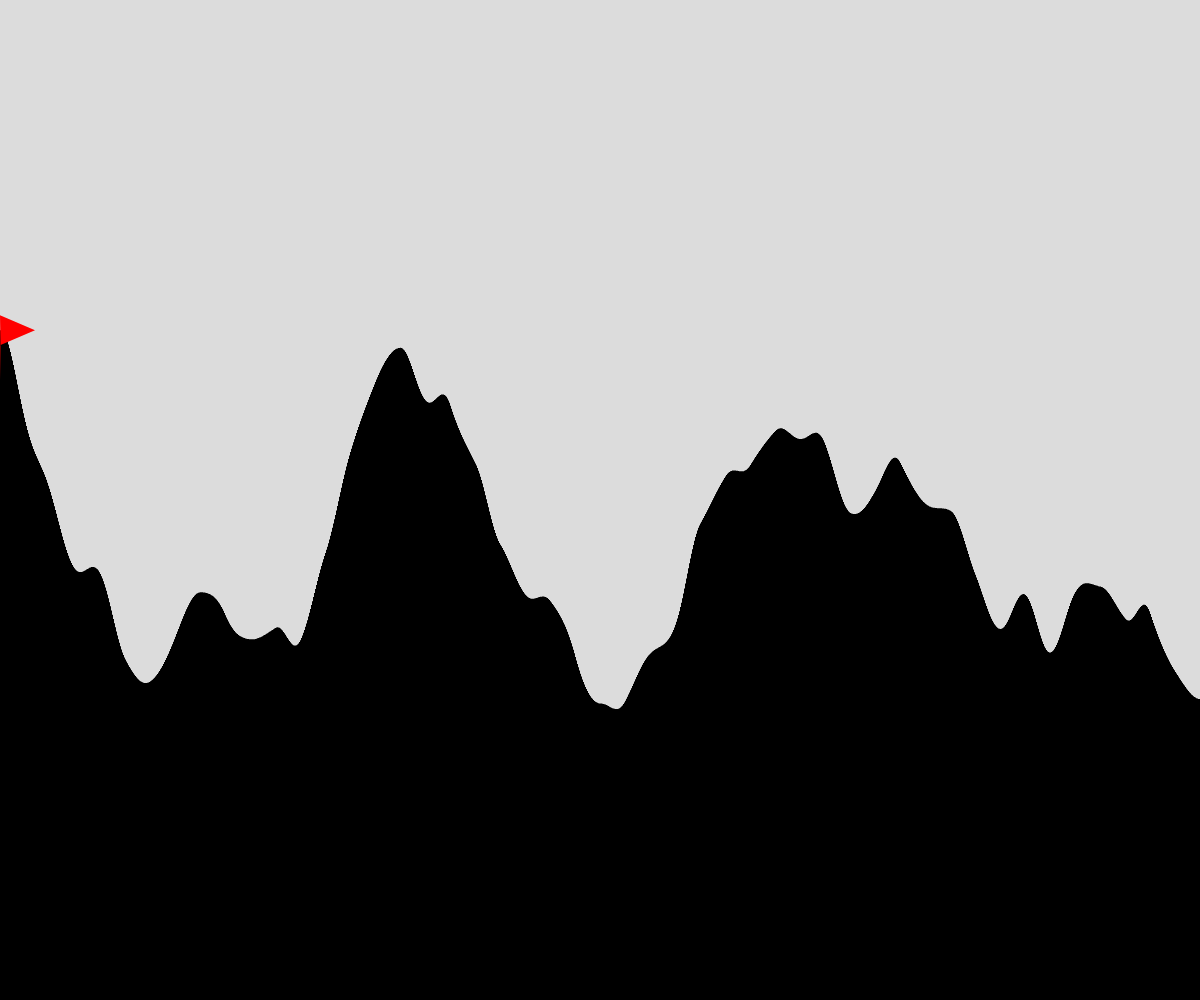
Frame 1 (no input)
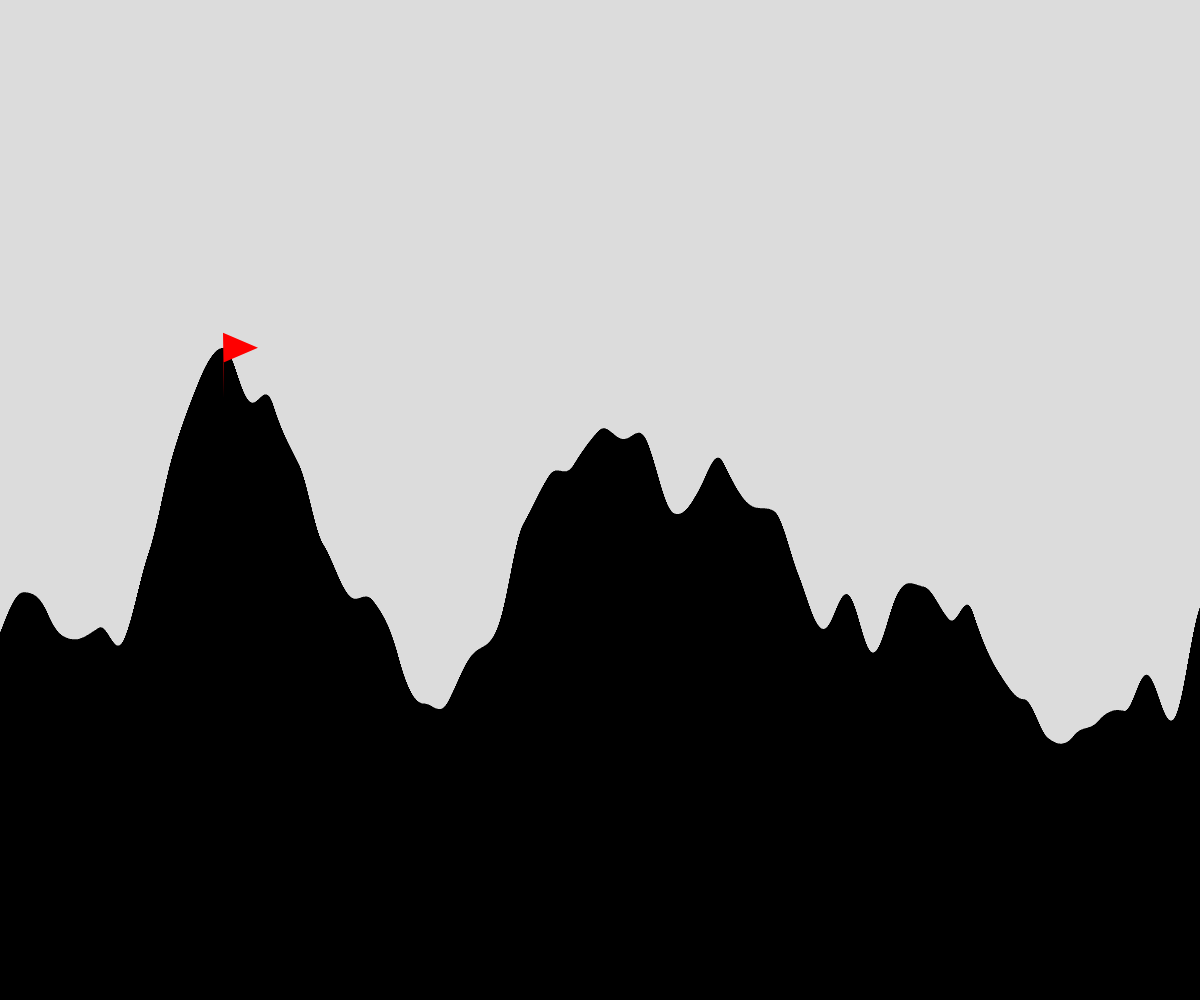
Frame 60 (no input)
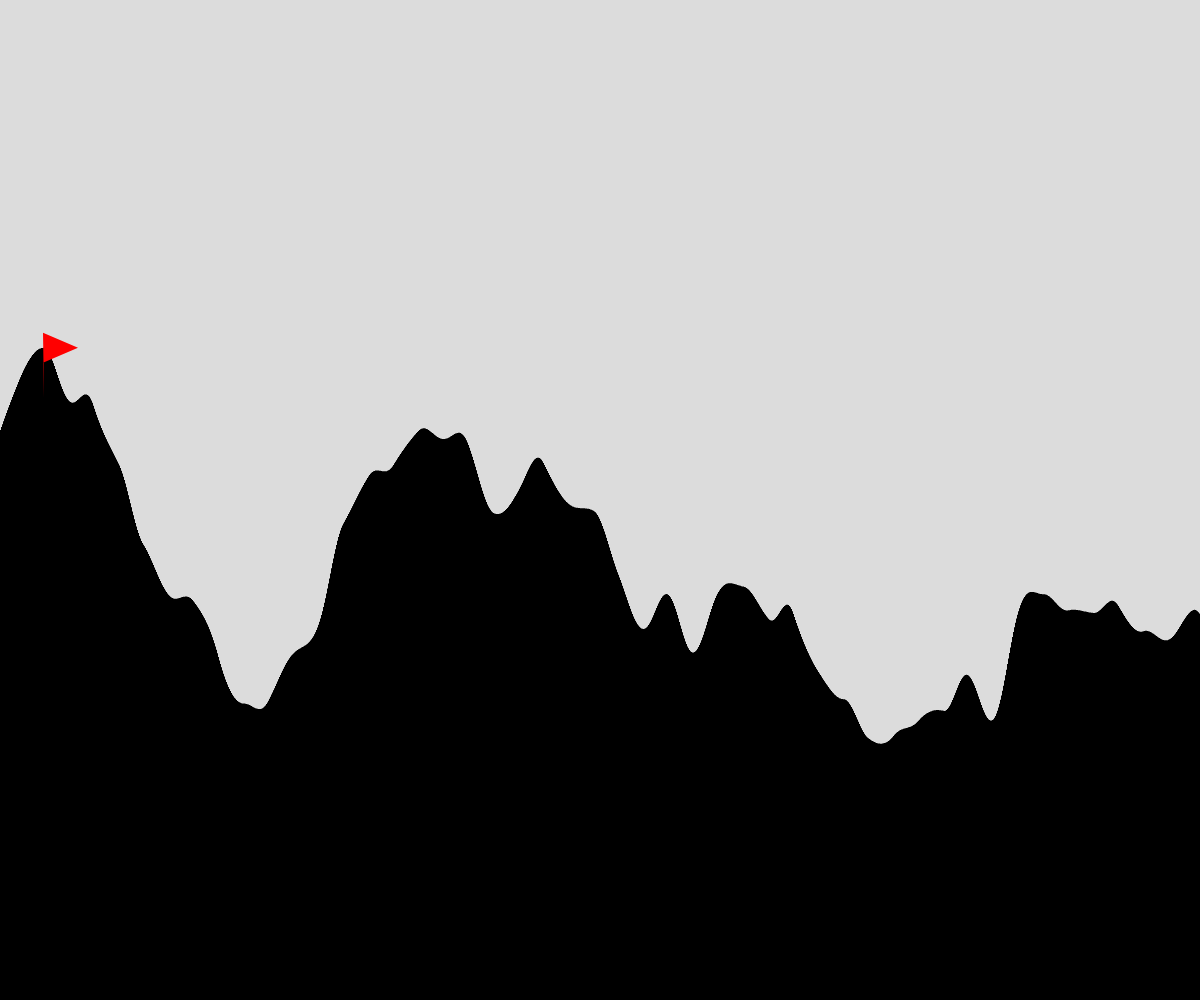
Frame 120 (the mouse pressed at the canvas centre since frame 60)

The p5.js sketch that drew these frames (run headless with seeded random() and noise() and a simulated clock; from frame 60 on, the mouse is pressed at the canvas centre):

// p5.js sketch
// ── sketch.js
// Project Title
// Your Name
// Date
//
// Extra for Experts:
// - describe what you did to take this project "above and beyond"

let rectWidth=1;   //width of each rectangle slice
let xOff = 0;
let move = 0.005;
let start = 0;
let tallest = 0;
let place = 0;


function setup() {
  createCanvas(windowWidth, windowHeight);
  rectMode(CORNERS);

}

function draw() {
  background(220);
  regularRandomTerrain();
  drawFlag();
  
}

function regularRandomTerrain(){
  //create some random terrain using random()
  fill(0);
  noStroke();
  xOff = start;
  tallest = 0;
  place = 0;
  for(let x = 0; x < width; x += rectWidth){
    let sectionHeight = map(noise(xOff),0,1,0,height);
    xOff += move;
    if(tallest < sectionHeight){
      tallest = sectionHeight;
      place = x;
    }
    
    rect(x,height, x+rectWidth, height - sectionHeight);
  }
  start +=move+0.01;
  drawFlag(place,height - tallest);
}

function drawFlag(x,y){
  print(x,y);
  noStroke();
  fill( 255,0,0);
  beginShape();
  vertex(x+0,y+15);
  vertex(x+35,y+0);
  vertex(x+0, y-15);
  vertex(x+1,y+50);
  endShape();


}
